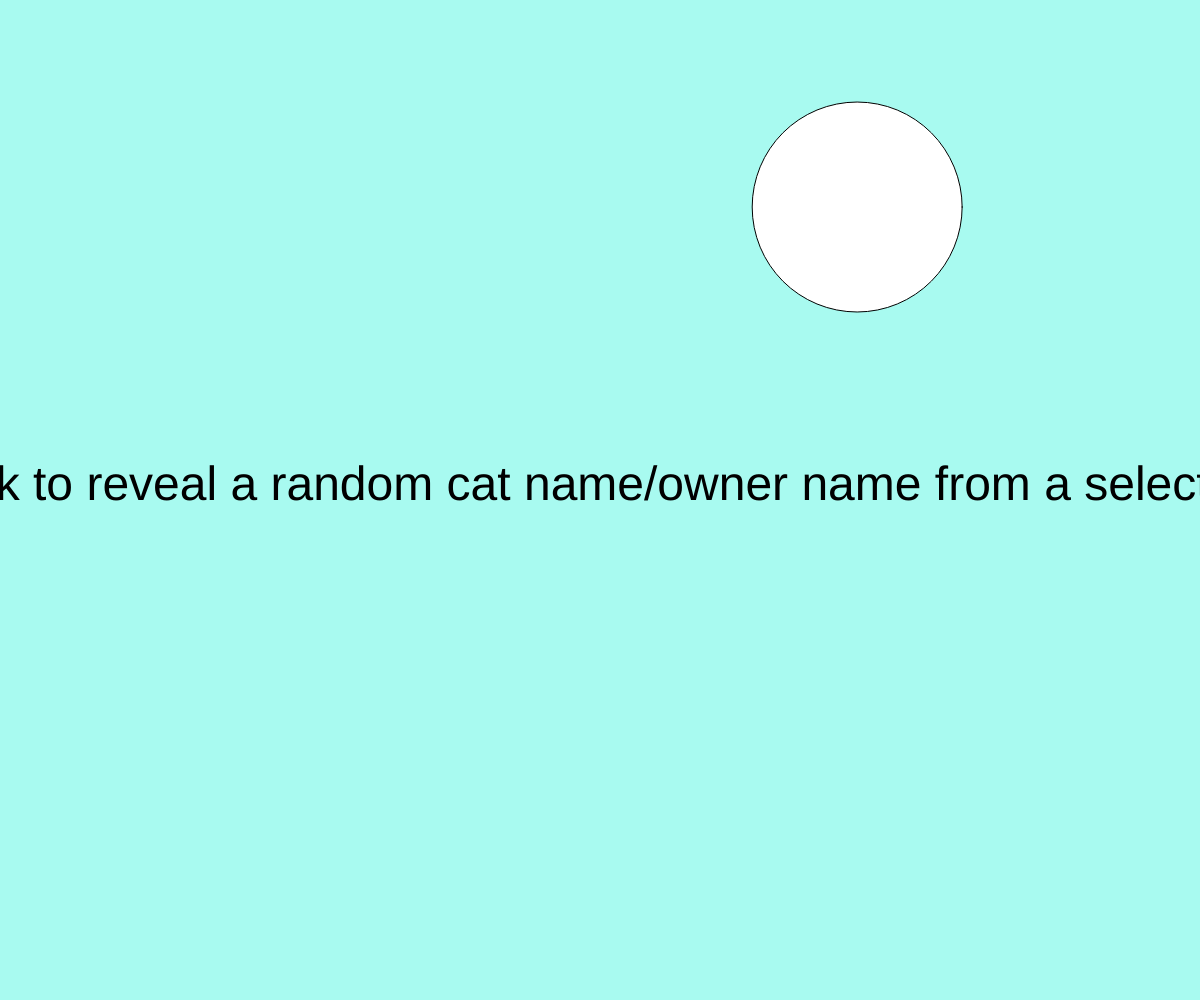
Frame 1 (no input)
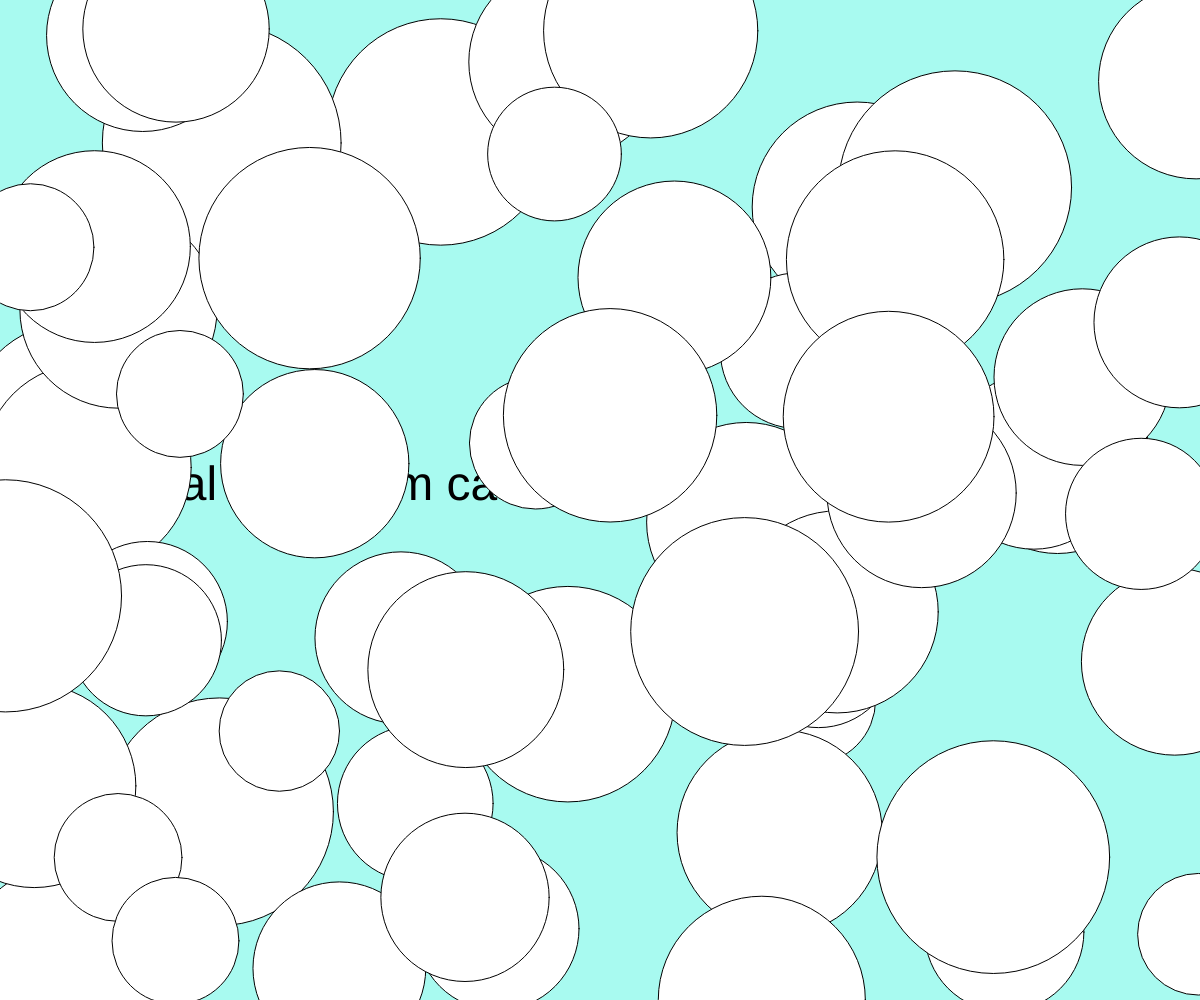
Frame 60 (no input)
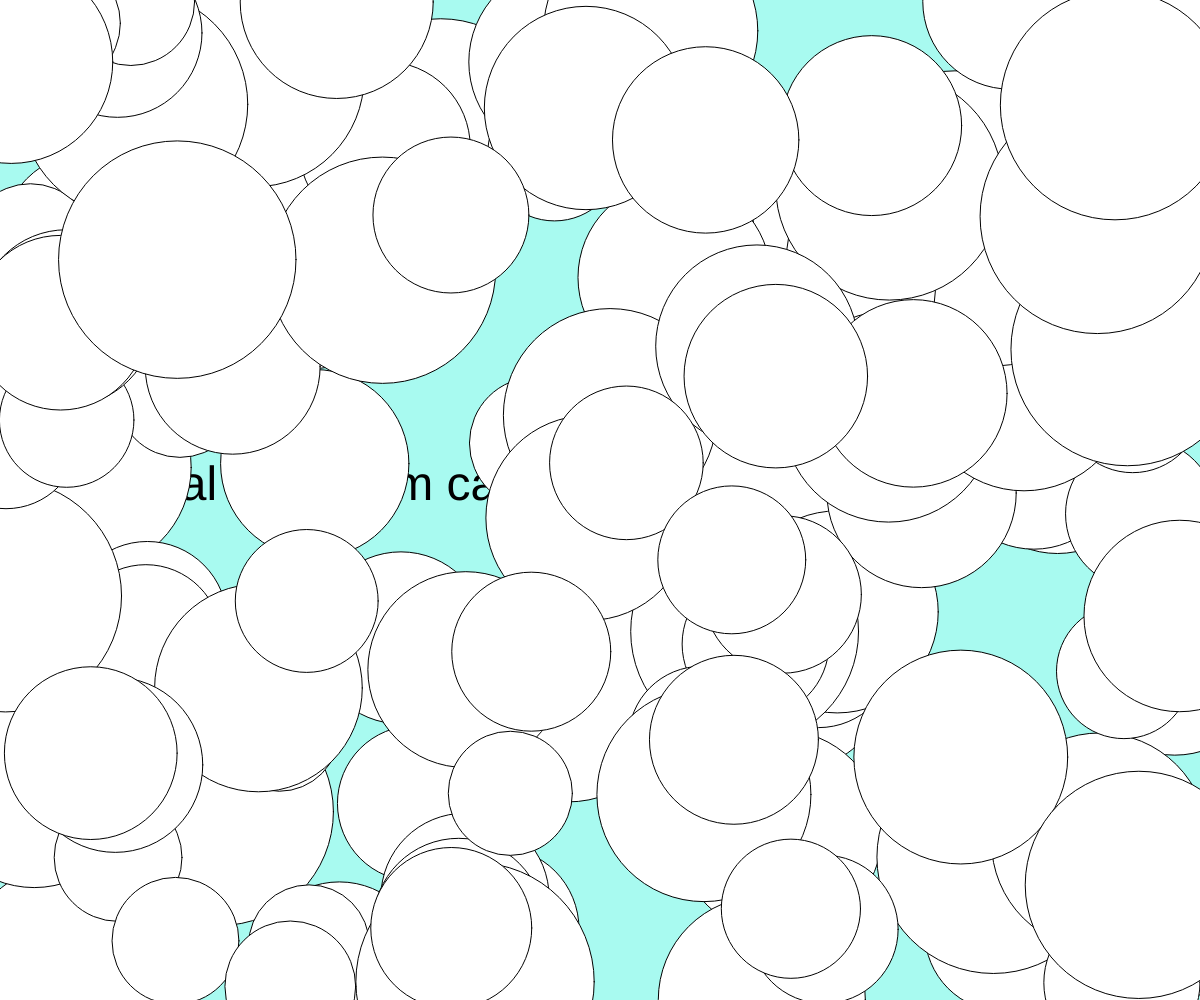
Frame 120 (the mouse pressed at the canvas centre since frame 60)

The p5.js sketch that drew these frames (run headless with seeded random() and noise() and a simulated clock; from frame 60 on, the mouse is pressed at the canvas centre):

// p5.js sketch
// ── sketch.js
//Cats I love throughout my years and their owners 


//array
//global things
let cats = [{
    name: "Bella", 
    owner: "Alizeh"
}, {
    name: "Zuko", 
    owner: "Sareh"
}, {
    name: "Whisker", 
    owner: "Sareh"
}, {
    name: "Cookie", 
    owner: "Maryam"
}, {
    name: "Meowmeow" , 
    owner: "Afssari"
}, {
    name: "Meowmeow's triplets", 
    owner: "Afssari" 
}];

//calling variable
let randomIndex;
let animating = false;

//runs once and stays
function setup () {
    createCanvas (windowWidth,windowHeight);
    background (168,250,240);
    textSize (windowWidth/25);

     //saying this so user knows to click to start randomizer
textAlign (CENTER);
text ('click to reveal a random cat name/owner name from a selection',windowWidth/2,windowHeight/2);mousePressed () 
    
}


function draw () { 

    if (animating == true){

 ellipse (random(width), random(height), random(windowWidth/5, windowWidth/10));


    }
   
}    

function randomizer(){
    animating = false

if (cats[0]){ //if something in array/if not in array 

    background(random(200, 255));
    // defining variable: int makes it a whole number, random(cats.length) chooses a random number within the array
randomIndex = int(random(cats.length));
   //writes out the random number, .key is what category it chooses, and then at what location on screen
text(cats[randomIndex].name,windowWidth/2,windowHeight/2);
  //removes chosen number from array in this instance
cats.splice(random.Index,1);

} else { //if not in array the display
    background(random(200, 255))
    textAlign (CENTER);
text ('no more group of cats :(,',windowWidth/2,windowHeight/2) //nothing left game over 

  //////background restated so that the array text doesn't stack up on each other and "erases" it
  background(168,250,240);

}
}

function mousePressed () {

    animating = true
    setTimeout(randomizer, 2000);




}
// }
